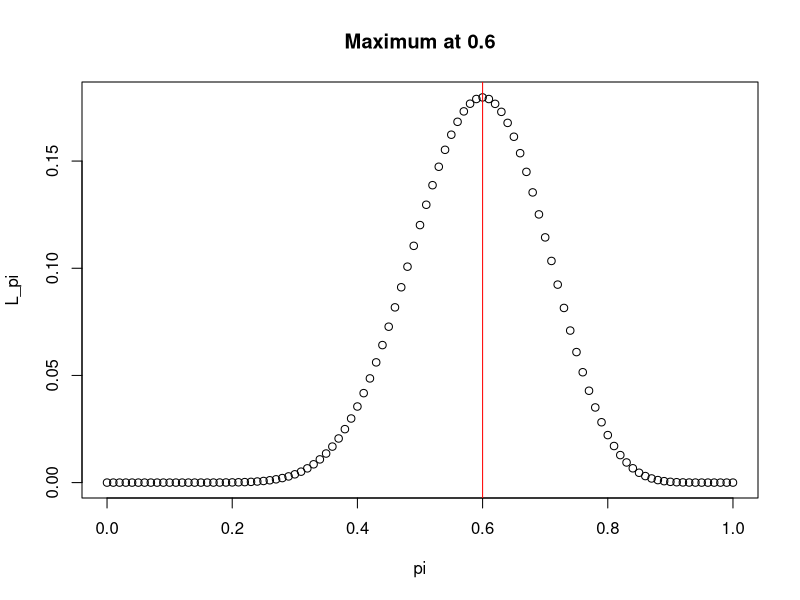
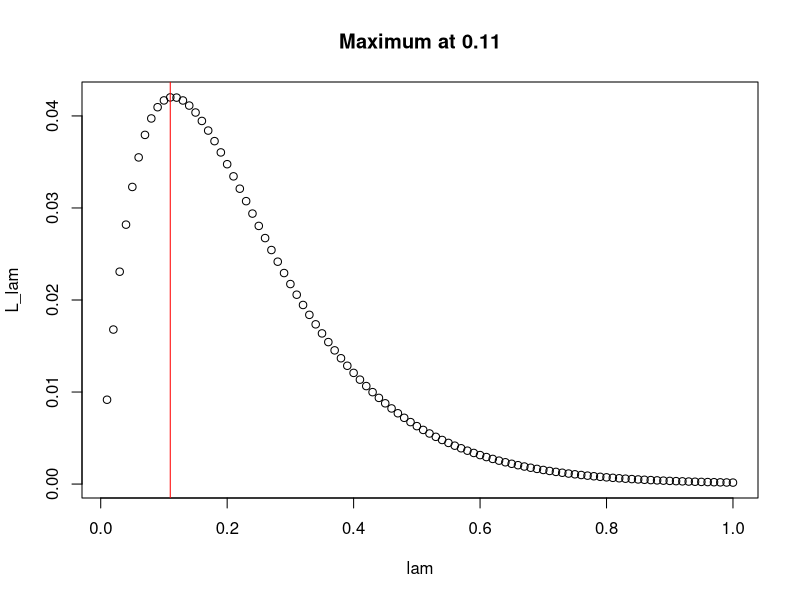

The R source for these figures, in order:
options(repr.plot.width=5, repr.plot.height=4)

# Define a range of values for pi
pi = seq(0,1,by = 0.01)

# Calculate the likelihood for each value, this time given n=20 and x=12
L_pi <- choose(20,12)*pi^12*(1-pi)^(20-12)

# Plot the output
plot(x = pi, y = L_pi)

# Find the value of pi for which L_pi is highest
pi_max <- pi[which.max(L_pi)]

# Add a line to the plot at pi_max
abline(v = pi_max, col = "red")

# Add a title specifying the value of pi_max
title(paste("Maximum at", pi_max))

options(repr.plot.width=5, repr.plot.height=4)

# Define a range of values for lambda, equating to mean waiting times from 1 to 100 minutes
lam = seq(0.01,1,by = 0.01)

# Calculate the likelihood for each value, given y=8.75
L_lam <- lam*exp(-8.75*lam)

# Find the value of lambda for which L_lam is highest
lam_max <- lam[which.max(L_lam)]

# Plot the likelihood and indicate the maximum value
plot(x = lam, y = L_lam)
abline(v = lam_max, col = "red")
title(paste("Maximum at", round(lam_max,2)))
